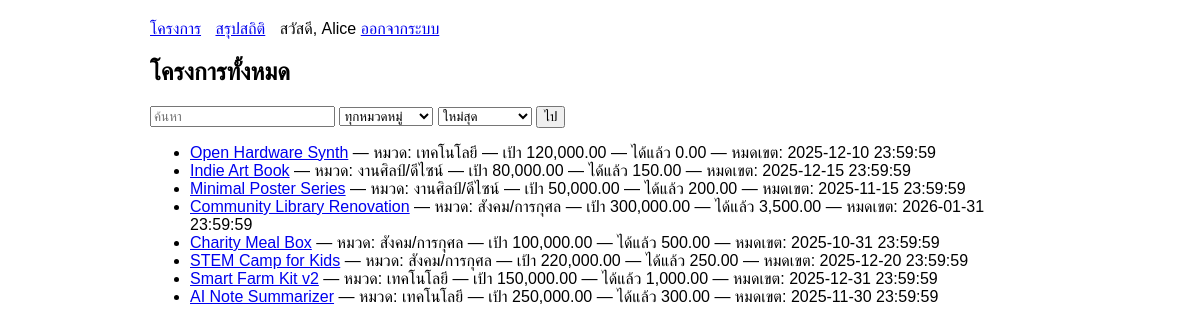
Page /public/?r= (signed in) on the committed database.
### tables this page shows
CREATE TABLE projects (
  id               INT AUTO_INCREMENT PRIMARY KEY,
  code             CHAR(8) NOT NULL UNIQUE,             
  name             VARCHAR(200) NOT NULL,
  category_id      INT NOT NULL,
  goal_amount      DECIMAL(12,2) NOT NULL CHECK (goal_amount > 0),
  deadline         DATETIME NOT NULL,                   
  raised_amount    DECIMAL(12,2) NOT NULL DEFAULT 0,
  created_at       DATETIME NOT NULL DEFAULT CURRENT_TIMESTAMP,
  FOREIGN KEY (category_id) REFERENCES categories(id)
);

CREATE TABLE categories (
  id   INT AUTO_INCREMENT PRIMARY KEY,
  name VARCHAR(100) NOT NULL
);

### App/Controllers/ProjectController.php (called while the page is built, shortened)
<?php
class ProjectController
{
    public function index()
    {
        $q = $_GET['q'] ?? null;
        $cat = $_GET['category'] ?? null;
        $sort = $_GET['sort'] ?? 'newest';
        $projects = (new Project())->list($q, $cat, $sort);
        include __DIR__ . "/../Views/project/index.php";
        return ob_get_clean();
    }
}

### Public/index.php (called while the page is built, shortened)
<?php
spl_autoload_register(function ($class) {
    $base = __DIR__ . '/../';
    $path = $base . str_replace('\\', '/', $class) . '.php';
});
$router = new Router();
$router->get('/',         [new ProjectController(), 'index']);
$router->get('/project',  [new ProjectController(), 'show']);
$router->get('/stats',    [new StatsController(),  'index']);
$router->get('/login',    [new AuthController(), 'showLogin']);
$router->post('/login',   [new AuthController(), 'login']);
$router->get('/logout',   [new AuthController(), 'logout']);
$router->post('/pledge',  [new PledgeController(), 'store']);
$router->get('/pledge-continue', [new PledgeController(), 'continuePledge']);
$router->dispatch();

### config.php (called while the page is built)
<?php
return [
  'db' => [
    'dsn'  => 'mysql:host=127.0.0.1;dbname=crowdfund;charset=utf8mb4',
    'user' => 'root',
    'pass' => ''
  ]
];

### App/Core/Database.php (called while the page is built, shortened)
<?php
class Database
{
    private static $pdo = null;
    public static function pdo()
    {
        if (!self::$pdo) {
            $cfg = include __DIR__ . '/../../config.php';
            self::$pdo = new \PDO($cfg['db']['dsn'], $cfg['db']['user'], $cfg['db']['pass'], [
                \PDO::ATTR_ERRMODE => \PDO::ERRMODE_EXCEPTION,
                \PDO::ATTR_DEFAULT_FETCH_MODE => \PDO::FETCH_ASSOC,
            ]);
        }
        return self::$pdo;
    }
}

### App/Models/BaseModel.php (called while the page is built, shortened)
<?php
abstract class BaseModel
{
    public function __construct()
    {
        $this->pdo = Database::pdo();
    }
}

### App/Models/Project.php (called while the page is built, shortened)
<?php
class Project extends BaseModel
{
    public function list(?string $q = null, ?int $category_id = null, string $sort = 'newest'): array
    {
        $sql = "SELECT
                  p.id, p.code, p.name, p.category_id, p.goal_amount, p.deadline, p.created_at,
                  c.name AS category_name,
                  (
                    SELECT IFNULL(SUM(pl.amount),0)
                    FROM pledges pl
                    WHERE pl.project_id = p.id AND pl.status = 'success'
                  ) AS raised_sum
                FROM projects p
                JOIN categories c ON c.id = p.category_id
                WHERE 1=1";
        $params = [];
        if ($sort === 'ending_soon') {
            $sql .= " ORDER BY p.deadline ASC";
        } elseif ($sort === 'most_funded') {
            $sql .= " ORDER BY raised_sum DESC";
        } else {
            $sql .= " ORDER BY p.created_at DESC";
        }
        $st = $this->pdo->prepare($sql);
        $st->execute($params);
        return $st->fetchAll();
    }
}

### App/Views/project/index.php (the view, shortened to what this page needs)
<h2>โครงการทั้งหมด</h2>
<form method="get" action="">
  <input name="q" placeholder="ค้นหา" value="<?= htmlspecialchars($_GET['q'] ?? '') ?>">
  <select name="category">
    <option value="">ทุกหมวดหมู่</option>
  </select>
  <select name="sort">
    <option value="newest" <?= ($_GET['sort'] ?? '') === 'newest' ? 'selected' : '' ?>>ใหม่สุด</option>
  </select>
  <button>ไป</button>
</form>
<ul>
  <?php foreach ($projects as $p): ?>
    <li>
      <a href="?r=project&id=<?= $p['id'] ?>"><?= htmlspecialchars($p['name']) ?></a>
      — หมวด: <?= htmlspecialchars($p['category_name']) ?>
      — เป้า <?= number_format($p['goal_amount'], 2) ?>
      — ได้แล้ว <?= number_format($p['raised_sum'], 2) ?>
      — หมดเขต: <?= htmlspecialchars($p['deadline']) ?>
    </li>
  <?php endforeach; ?>
</ul>
<?php $content = ob_get_clean();
include __DIR__ . "/../layout.php"; ?>

### App/Views/layout.php (style rules this page uses)
body { font-family: sans-serif; max-width: 900px; margin: 20px auto }

### rows in the picture
projects: name "Open Hardware Synth", category.name "เทคโนโลยี", goal_amount "120,000.00", raised_sum "0.00", deadline "2025-12-10 23:59:59"
projects: name "Indie Art Book", category.name "งานศิลป์/ดีไซน์", goal_amount "80,000.00", raised_sum "150.00", deadline "2025-12-15 23:59:59"
projects: name "Minimal Poster Series", category.name "งานศิลป์/ดีไซน์", goal_amount "50,000.00", raised_sum "200.00", deadline "2025-11-15 23:59:59"
projects: name "Community Library Renovation", category.name "สังคม/การกุศล", goal_amount "300,000.00", raised_sum "3,500.00", deadline "2026-01-31 23:59:59"
projects: name "Charity Meal Box", category.name "สังคม/การกุศล", goal_amount "100,000.00", raised_sum "500.00", deadline "2025-10-31 23:59:59"
projects: name "STEM Camp for Kids", category.name "สังคม/การกุศล", goal_amount "220,000.00", raised_sum "250.00", deadline "2025-12-20 23:59:59"
projects: name "Smart Farm Kit v2", category.name "เทคโนโลยี", goal_amount "150,000.00", raised_sum "1,000.00", deadline "2025-12-31 23:59:59"
projects: name "AI Note Summarizer", category.name "เทคโนโลยี", goal_amount "250,000.00", raised_sum "300.00", deadline "2025-11-30 23:59:59"

### other values in the picture
$_SESSION['user']['name'] "Alice"
